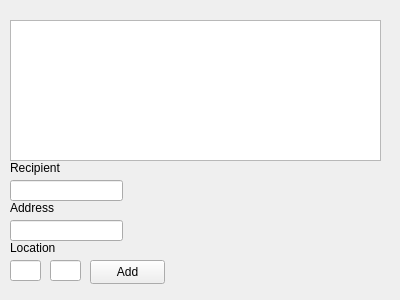
<?xml version="1.0" encoding="UTF-8"?>
<ui version="4.0">
 <class>CompanyGUI</class>
 <widget class="QWidget" name="CompanyGUI">
  <property name="geometry">
   <rect>
    <x>0</x>
    <y>0</y>
    <width>400</width>
    <height>300</height>
   </rect>
  </property>
  <property name="windowTitle">
   <string>CompanyGUI</string>
  </property>
  <widget class="QListWidget" name="packagesListWidget">
   <property name="geometry">
    <rect>
     <x>10</x>
     <y>20</y>
     <width>371</width>
     <height>141</height>
    </rect>
   </property>
  </widget>
  <widget class="QLineEdit" name="recipientEdit">
   <property name="geometry">
    <rect>
     <x>10</x>
     <y>180</y>
     <width>113</width>
     <height>21</height>
    </rect>
   </property>
  </widget>
  <widget class="QLineEdit" name="addressEdit">
   <property name="geometry">
    <rect>
     <x>10</x>
     <y>220</y>
     <width>113</width>
     <height>21</height>
    </rect>
   </property>
  </widget>
  <widget class="QLineEdit" name="xEdit">
   <property name="geometry">
    <rect>
     <x>10</x>
     <y>260</y>
     <width>31</width>
     <height>21</height>
    </rect>
   </property>
  </widget>
  <widget class="QLineEdit" name="yEdit">
   <property name="geometry">
    <rect>
     <x>50</x>
     <y>260</y>
     <width>31</width>
     <height>21</height>
    </rect>
   </property>
  </widget>
  <widget class="QLabel" name="label">
   <property name="geometry">
    <rect>
     <x>10</x>
     <y>160</y>
     <width>51</width>
     <height>16</height>
    </rect>
   </property>
   <property name="text">
    <string>Recipient</string>
   </property>
  </widget>
  <widget class="QLabel" name="label_2">
   <property name="geometry">
    <rect>
     <x>10</x>
     <y>200</y>
     <width>51</width>
     <height>16</height>
    </rect>
   </property>
   <property name="text">
    <string>Address</string>
   </property>
  </widget>
  <widget class="QLabel" name="label_3">
   <property name="geometry">
    <rect>
     <x>10</x>
     <y>240</y>
     <width>51</width>
     <height>16</height>
    </rect>
   </property>
   <property name="text">
    <string>Location</string>
   </property>
  </widget>
  <widget class="QPushButton" name="addButton">
   <property name="geometry">
    <rect>
     <x>90</x>
     <y>260</y>
     <width>75</width>
     <height>24</height>
    </rect>
   </property>
   <property name="text">
    <string>Add</string>
   </property>
  </widget>
 </widget>
 <resources/>
 <connections/>
</ui>
